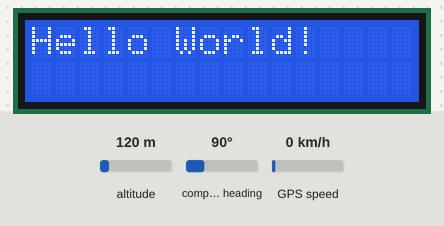
The sketch below on a simulated Arduino Uno, built with avr-gcc and run on an emulated ATmega328P. On the bench: 16×2 character LCD. The inputs (shaded band) are chosen by the test bench; at power-on: altitude 120 m, compass heading 90°, GPS speed 0 km/h. The GPS gets a fix after 3 s at 37.7749, -122.4194 with 8 satellites; what the sketch prints to the serial monitor is not drawn.

Above: at 5.1 s.
At 6.1 s:
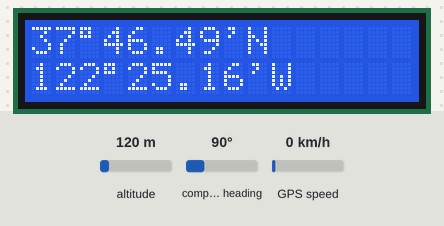

The sketch:

Kap4_GPS_SoftwareSerial_Parsing_LCD1602.ino
```cpp
/* Test code based on Adafruit GPS library and example
  and LiquidCrystal Library - Hello World

 Demonstrates the use a 16x2 LCD display.  The LiquidCrystal
 library works with all LCD displays that are compatible with the
 Hitachi HD44780 driver. There are many of them out there, and you
 can usually tell them by the 16-pin interface.

 This sketch prints "Hello World!" and GPS position to the LCD

  The circuit:
 * LCD RS pin to digital pin 8
 * LCD Enable pin to digital pin 9
 * LCD D4 pin to digital pin 4
 * LCD D5 pin to digital pin 5
 * LCD D6 pin to digital pin 6
 * LCD D7 pin to digital pin 7
 * LCD R/W pin to ground
 * LCD VSS pin to ground
 * LCD VCC pin to 5V
 * 10K resistor:
 * ends to +5V and ground
 * wiper to LCD VO pin (pin 3)//
  Die Umlaute der Texte wurden durch die Escape-Sequenzen ersetzt.
  lcd.print("\xE1"); // gibt ein ä aus
  lcd.print("\xEF"); // gibt ein ö aus
  lcd.print("\xF5"); // gibt ein ü aus
  lcd.print("\xE2"); // gibt ein ß aus
  lcd.print("\xDF"); // gibt ein ° aus
  lcd.print("\x22"); // gibt ein " aus
  lcd.print("\xE4"); // gibt ein µ aus
  lcd.print("\xF4"); // gibt ein Ω aus
*/
// include the library code:
#include <Adafruit_GPS.h>
#include <SoftwareSerial.h>
#include <LiquidCrystal.h>

// initialize the LCD library by associating any needed LCD interface pin
// with the arduino pin number it is connected to
const int rs = 8, en = 9, d4 = 4, d5 = 5, d6 = 6, d7 = 7;
LiquidCrystal lcd(rs, en, d4, d5, d6, d7);

// Connect the GPS Power pin to 5V
// Connect the GPS Ground pin to ground
// Connect the GPS TX (transmit) pin to Digital 17 = A3
// Connect the GPS RX (receive) pin to Digital 18 = A4

// you can change the pin numbers to match your wiring:
SoftwareSerial mySerial(17, 18);
Adafruit_GPS GPS(&mySerial);

// Set GPSECHO to 'false' to turn off echoing the GPS data to the Serial console
// Set to 'true' if you want to debug and listen to the raw GPS sentences
#define GPSECHO  false

void setup()   {
  // connect at 115200 so we can read the GPS fast enough and echo without dropping chars
  // also spit it out
  Serial.begin(115200);
  delay(5000);
  Serial.println("Adafruit GPS library basic parsing test!");
  // 9600 NMEA is the default baud rate
  GPS.begin(9600);
  // set up the LCD's number of columns and rows:
  lcd.begin(16, 2);
  // Print a message to the LCD.
  lcd.print("Hello World!");

  // uncomment this line to turn on RMC (recommended minimum) and GGA (fix data) including altitude
  GPS.sendCommand(PMTK_SET_NMEA_OUTPUT_RMCGGA);
  // uncomment this line to turn on only the "minimum recommended" data
  GPS.sendCommand(PMTK_SET_NMEA_OUTPUT_RMCONLY);
  // For parsing data, we don't suggest using anything but either RMC only or RMC+GGA since
  // the parser doesn't care about other sentences at this time

  // Set the update rate
  GPS.sendCommand(PMTK_SET_NMEA_UPDATE_1HZ);   // 1 Hz update rate
  // For the parsing code to work nicely and have time to sort thru the data, and
  // print it out we don't suggest using anything higher than 1 Hz

  // Request updates on antenna status, comment out to keep quiet
  GPS.sendCommand(PGCMD_ANTENNA);

  delay(1000);
  // Ask for firmware version
  mySerial.println(PMTK_Q_RELEASE);
}

uint32_t timer = millis();
void loop()                     // run over and over again
{
  char c = GPS.read();
  // if you want to debug, this is a good time to do it!
  // if ((c) && (GPSECHO))
  //   Serial.write(c);

  // if a sentence is received, we can check the checksum, parse it...
  if (GPS.newNMEAreceived()) {
    // a tricky thing here is if we print the NMEA sentence, or data
    // we end up not listening and catching other sentences!
    // so be very wary if using OUTPUT_ALLDATA and trytng to print out data
    //Serial.println(GPS.lastNMEA());   // this also sets the newNMEAreceived() flag to false

    if (!GPS.parse(GPS.lastNMEA()))   // this also sets the newNMEAreceived() flag to false
      return;  // we can fail to parse a sentence in which case we should just wait for another
  }

  // approximately every 5 seconds or so, print out the current stats
  if (millis() - timer > 5000) {
    timer = millis(); // reset the timer

    Serial.print("\nTime: ");
    if (GPS.hour < 10) { Serial.print('0'); }
    Serial.print(GPS.hour, DEC); Serial.print(':');
    if (GPS.minute < 10) { Serial.print('0'); }
    Serial.print(GPS.minute, DEC); Serial.print(':');
    if (GPS.seconds < 10) { Serial.print('0'); }
    Serial.print(GPS.seconds, DEC); Serial.print('.');
    if (GPS.milliseconds < 10) {
      Serial.print("00");
    } else if (GPS.milliseconds > 9 && GPS.milliseconds < 100) {
      Serial.print("0");
    }
    Serial.println(GPS.milliseconds);
    Serial.print("Date: ");
    Serial.print(GPS.day, DEC); Serial.print('/');
    Serial.print(GPS.month, DEC); Serial.print("/20");
    Serial.println(GPS.year, DEC);
    Serial.print("Fix: "); Serial.print((int)GPS.fix);
    Serial.print(" quality: "); Serial.println((int)GPS.fixquality);
    if (GPS.fix) {
      Serial.print("Location: ");
      Serial.print(GPS.latitude, 4); Serial.print(GPS.lat);
      Serial.print(", ");
      Serial.print(GPS.longitude, 4); Serial.println(GPS.lon);

      Serial.print("Speed (knots): "); Serial.println(GPS.speed);
      Serial.print("Angle: "); Serial.println(GPS.angle);
      Serial.print("Altitude: "); Serial.println(GPS.altitude);
      Serial.print("Satellites: "); Serial.println((int)GPS.satellites);
      Serial.print("Antenna status: "); Serial.println((int)GPS.antenna);
      // set the cursor to column 0, line 0
      // (note: counting begins with 0):
      lcd.clear();
      lcd.setCursor(0, 0);
      // print the number of seconds since reset:
      float Latitude = GPS.latitude;
      int Lat_deg = int(Latitude/100);
      float Lat_min = Latitude - 100*Lat_deg;
//      lcd.print(GPS.latitude);
      lcd.print(Lat_deg);
      lcd.print("\xDF");
      lcd.print(Lat_min);
      lcd.print("'");
      lcd.print(GPS.lat);
      lcd.setCursor(0, 1);
//      lcd.print(GPS.longitude);
      float Longitude = GPS.longitude;
      int Lon_deg = int(Longitude/100);
      float Lon_min = Longitude - 100*Lon_deg;
      if (Lon_deg<100) lcd.print("0");
      if (Lon_deg<10) lcd.print("0");
      lcd.print(Lon_deg);
      lcd.print("\xDF");
      lcd.print(Lon_min);
      lcd.print("'");
      lcd.print(GPS.lon);
    }
  }
}
```

Measured:
- what the display in image 0 shows lasts 1.0 s, from 5.1 s to 6.1 s
